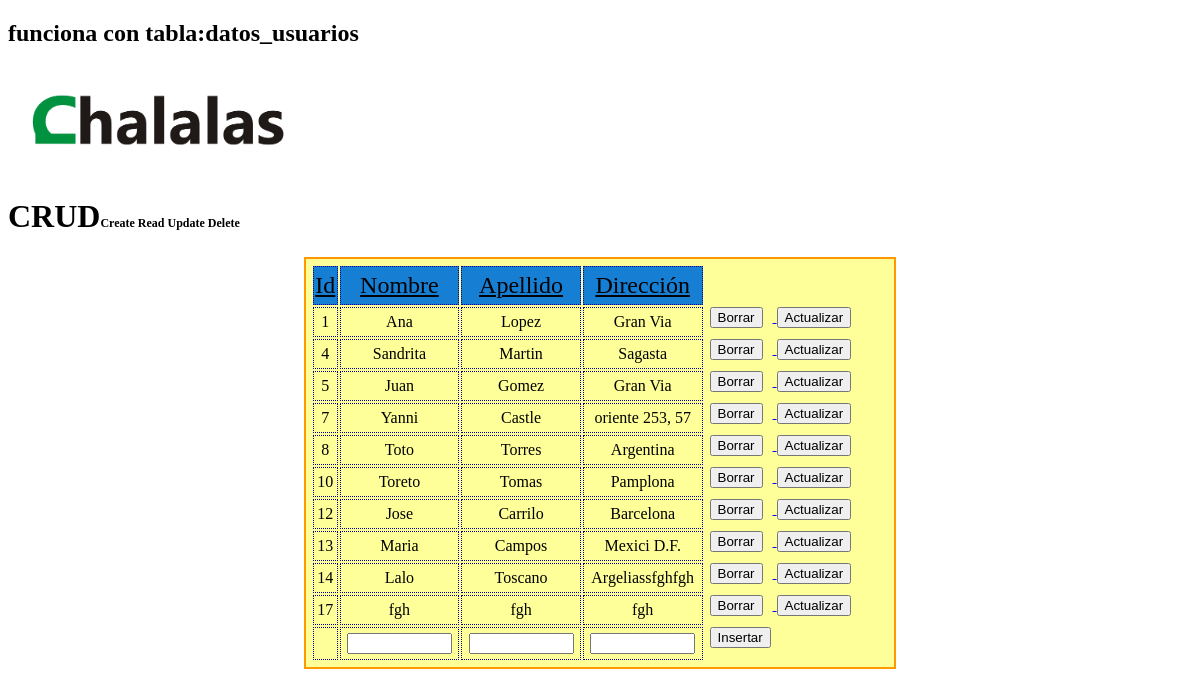
The app's page /crud.php (signed in) with its own data.
### tables this page shows
CREATE TABLE `datos_usuarios` (
  `Id` int(11) NOT NULL,
  `Nombre` varchar(25) DEFAULT NULL,
  `Apellido` varchar(25) DEFAULT NULL,
  `Direccion` varchar(30) DEFAULT NULL
);

### crud.php (the view, shortened to what this page needs)
<!doctype html>
<html>
<head>
  <link rel="stylesheet" href="style.css" />
</head>
<body>
  <h2>funciona con tabla:datos_usuarios</h2>
  <img class="marca" src="chalalas.png" aling="middle" alt="Sitio de comercio electronico">
  <?php
  include("conexion.php");
  $registros = $base->query("SELECT * FROM DATOS_USUARIOS")->fetchAll(PDO::FETCH_OBJ);
  ?>
  <h1>CRUD<span class="subtitulo">Create Read Update Delete</span></h1>
  <form action="<?php echo $_SERVER['PHP_SELF']; ?>" method="post">
    <table width="50%" border="0" align="center">
      <tr>
        <td class="primera_fila">Id</td>
        <td class="primera_fila">Nombre</td>
        <td class="primera_fila">Apellido</td>
        <td class="primera_fila">Dirección</td>
        <td class="sin">&nbsp;</td>
        <td class="sin">&nbsp;</td>
        <td class="sin">&nbsp;</td>
      </tr>
      <?php
      foreach ($registros as $persona) : ?>
        <tr>
          <td><?php echo $persona->Id ?></td>
          <td><?php echo $persona->Nombre ?></td>
          <td><?php echo $persona->Apellido ?></td>
          <td><?php echo $persona->Direccion ?></td>
          <td class="bot"><a href="borrar.php?Id=<?php echo $persona->Id ?>"><input type='button' name='del' id='del' value='Borrar'></a></td>
          <td class='bot'><a href="editar.php?Id=<?php echo $persona->Id ?> & nom=<?php echo $persona->Nombre ?> & ape=<?php echo $persona->Apellido ?> & dir=<?php echo $persona->Direccion ?>">
              <input type='button' name='up' id='up' value='Actualizar'></a></td>
        </tr>
      <?php endforeach; ?>
      <tr>
        <td></td>
        <td><input type='text' name='Nom' size='10' class='centrado'></td>
        <td><input type='text' name='Ape' size='10' class='centrado'></td>
        <td><input type='text' name=' Dir' size='10' class='centrado'></td>
        <td class='bot'><input type='submit' name='cr' id='cr' value='Insertar'></td>
      </tr>
    </table>
  </form>
  <p>&nbsp;</p>
</body>
</html>

### style.css (style rules this page uses)
table { width: 25%; background-color: rgb(218, 218, 18); border: 2px dotted rgb(17, 17, 17); margin: auto; }
td { text-align: center; padding: 10px; }
.marca { width: 300px }
table { width: 50%; margin: auto; background-color: #ff9; border: 2px solid #FF9900; padding: 5px; }
td { padding: 5px 0; }
.subtitulo { font-size: 12px; }
table td { text-align: center; border: 1px #000099 dotted; }
table .sin { border: 0; }
table .bot { padding: 0 5px; display: inline; border: 0; }
table .primera_fila { font-size: 1.5em; text-decoration: underline; background-color: rgb(22, 127, 212); }
.centrado { text-align: center; }

### records on screen
datos_usuarios: Id "1", Nombre "Ana", Apellido "Lopez", Direccion "Gran Via"
datos_usuarios: Id "4", Nombre "Sandrita", Apellido "Martin", Direccion "Sagasta"
datos_usuarios: Id "5", Nombre "Juan", Apellido "Gomez", Direccion "Gran Via"
datos_usuarios: Id "7", Nombre "Yanni", Apellido "Castle", Direccion "oriente 253, 57"
datos_usuarios: Id "8", Nombre "Toto", Apellido "Torres", Direccion "Argentina"
datos_usuarios: Id "10", Nombre "Toreto", Apellido "Tomas", Direccion "Pamplona"
datos_usuarios: Id "12", Nombre "Jose", Apellido "Carrilo", Direccion "Barcelona"
datos_usuarios: Id "13", Nombre "Maria", Apellido "Campos", Direccion "Mexici D.F."
datos_usuarios: Id "14", Nombre "Lalo", Apellido "Toscano", Direccion "Argeliassfghfgh"
datos_usuarios: Id "17", Nombre "fgh", Apellido "fgh", Direccion "fgh"
